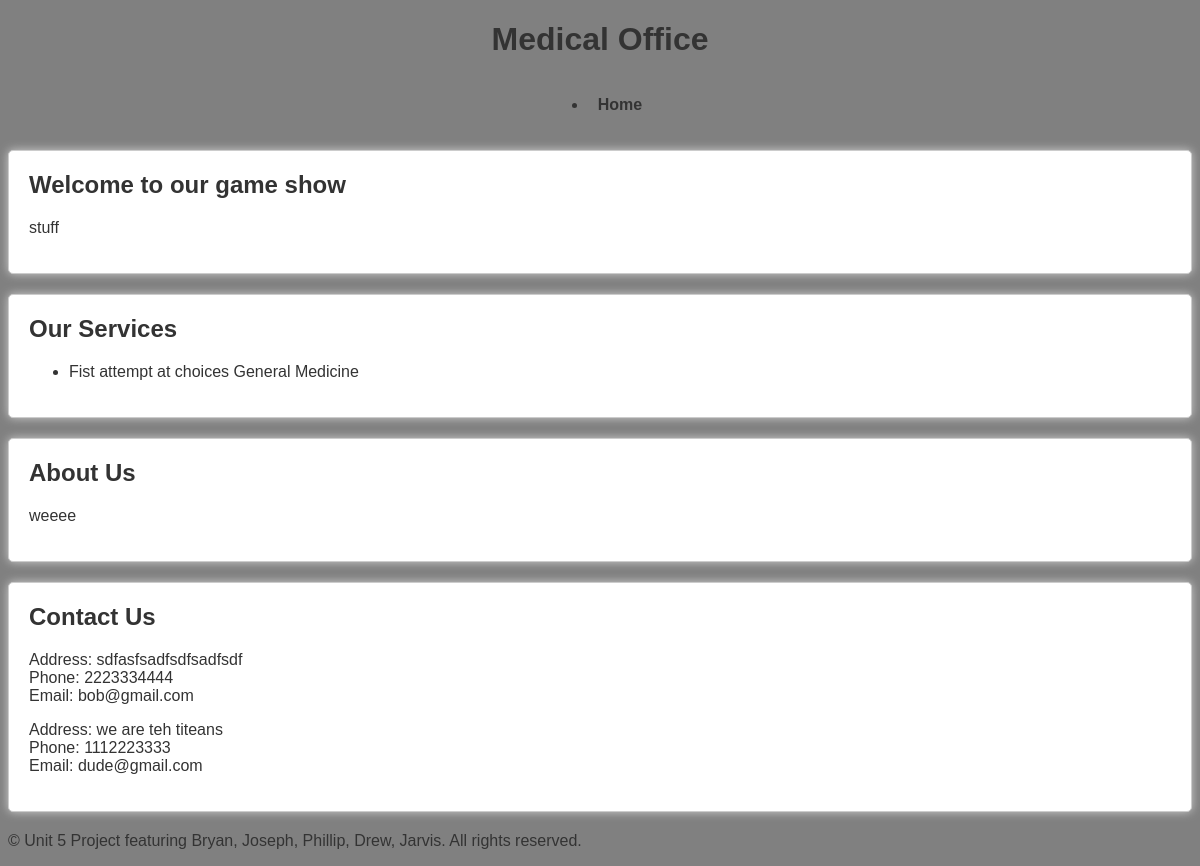
The page /business/1/templates/ on the database its author committed.
### app/models.py (models this page shows, shortened)
class businessTemplateDatabase(models.Model):
    CHOICES = (
        ("medical_office", "Medical Office"),
        ("Blog", "Blog"),
        ("Phillip", "Phillip"),
    )
    templateId = models.TextField()
    name = models.TextField(max_length=255)
    description = models.TextField(max_length=255)
    type = models.TextField(max_length=255)
    missionStatement = models.TextField(max_length=1500)
    template_choice = models.CharField(max_length=50, choices=CHOICES, null=True)
    profile = models.ForeignKey(
        Profile, related_name="business", on_delete=models.CASCADE
    )

class businessContactInfoDatabase(models.Model):
    email = models.TextField(max_length=255)
    phoneNumber = models.IntegerField(verbose_name="phone number")
    address = models.TextField()
    business = models.ForeignKey(
        businessTemplateDatabase, related_name="contact", on_delete=models.CASCADE
    )

### app/views.py (the view, shortened to what this page needs)
# urls.py: path("business/<int:business_id>/templates/", templatesView, name="templates"),
def templatesView(request, business_id):
    try:
        business = businessTemplateDatabase.objects.get(id=business_id)
        business_contact = businessContactInfoDatabase.objects.filter(
            business=business_id
        )
    except businessTemplateDatabase.DoesNotExist:
        return HttpResponseNotFound("Business does not exist")
    template_choice = business.template_choice
    if template_choice == "medical_office":
        context = {
            "medical_office": "Medical Office",
            "business": business,
            "business_contact": business_contact,
        }
        return render(request, "medical_office.html", context)

### app/templates/medical_office.html (shortened to what this page needs)
{% load static %}
<!DOCTYPE html>
<html>
  <head>
    <link
      rel="stylesheet"
      type="text/css"
      href="{% static 'drewstyles.css' %}"
    />
  </head>
  <body>
    <header>
      <h1 class="medical">{{ medical_office }}</h1>
      <nav>
        <ul>
          <li><a href="medical_office/home/">Home</a></li>
        </ul>
      </nav>
    </header>
    <main>
      <section>
        <h2>Welcome to our {{ business.type }}</h2>
        <p>{{ business.missionStatement }}</p>
      </section>
      <section>
        <h2>Our Services</h2>
        <ul>
          <li>{{ business.name }} General Medicine</li>
        </ul>
      </section>
      <section>
        <h2>About Us</h2>
        <p>{{ business.description }}</p>
      </section>
      <section>
        <h2>Contact Us</h2>
        {% for contact in business_contact %}
        <p>
          Address: {{contact.address}}<br />
          Phone: {{contact.phoneNumber}}<br />
          Email: {{contact.email}}
        </p>
        {% endfor %}
      </section>
    </main>
    <footer>
      <p>
        <span>
          &copy; Unit 5 Project featuring Bryan, Joseph, Phillip, Drew, Jarvis.
          All rights reserved.
        </span>
      </p>
    </footer>
  </body>
</html>

### app/static/drewstyles.css (style rules this page uses)
body { background-color: gray; font-family: Arial, Helvetica, sans-serif; color: #333 }
.medical { text-align: center; font-family: Arial; }
nav { display: flex; justify-content: center; margin: 20px 0; }
nav li { margin: 0 10px; }
nav a { text-decoration: none; color: #333; font-weight: bold; padding: 10px; border-radius: 5px; }
section { margin: 20px 0; padding: 20px; border: 1px solid #ccc; border-radius: 5px; background-color: #fff; box-shadow: 0 0 10px #ccc; }
section h2 { margin-top: 0; }

### rows shown on the page
businessTemplateDatabase: type "game show", missionStatement "stuff", name "Fist attempt at choices", description "weeee"
businessContactInfoDatabase: address "sdfasfsadfsdfsadfsdf", phoneNumber "2223334444", email "bob@gmail.com"
businessContactInfoDatabase: address "we are teh titeans", phoneNumber "1112223333", email "dude@gmail.com"

### other values the page prints
{{ medical_office }} "Medical Office"
